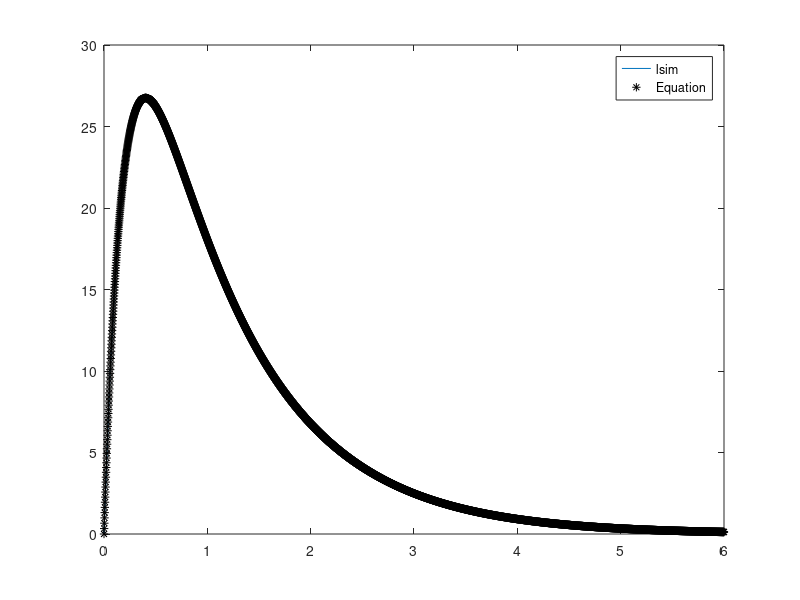
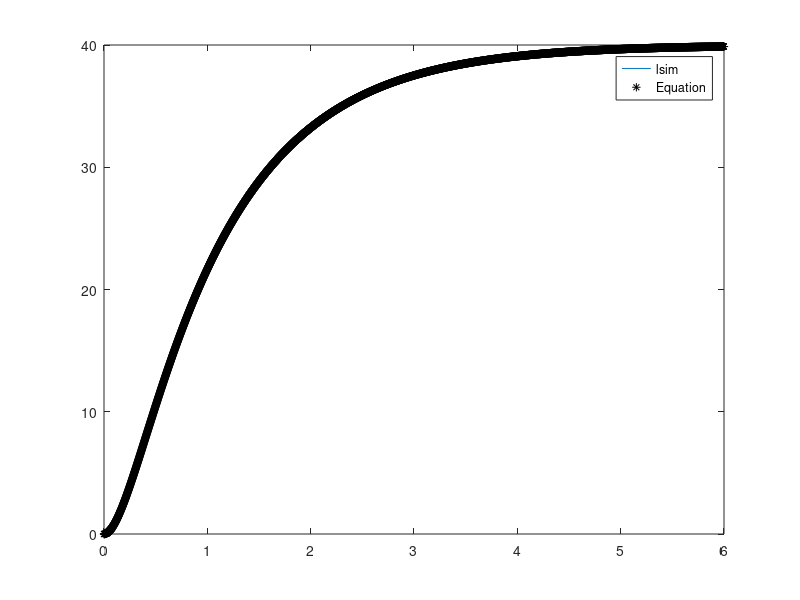

Recreate these plots in MATLAB, in order.
A = [ -5 0; 2 -1];
B = [2; 0];
C = [0 50];
D = 0;

sys = ss(A,B,C,D);
[y, t, x] = impulse(sys);
plot(t,y);
hold on;
fplot(@(t) 50 * exp(-5*t) *(exp(4*t)-1), [t(1),t(end)], "black*");
legend("lsim", "Equation");
hold off;
saveas(gcf, "images/p2_impulse.png");

[y, t, x] = step(sys);
plot(t,y);
hold on;
fplot(@(t) 10 * (exp(-5 *t) -5 *exp(-t)+4), [t(1),t(end)], "black*");
legend("lsim", "Equation");
hold off;
saveas(gcf, "images/p2_step.png");
